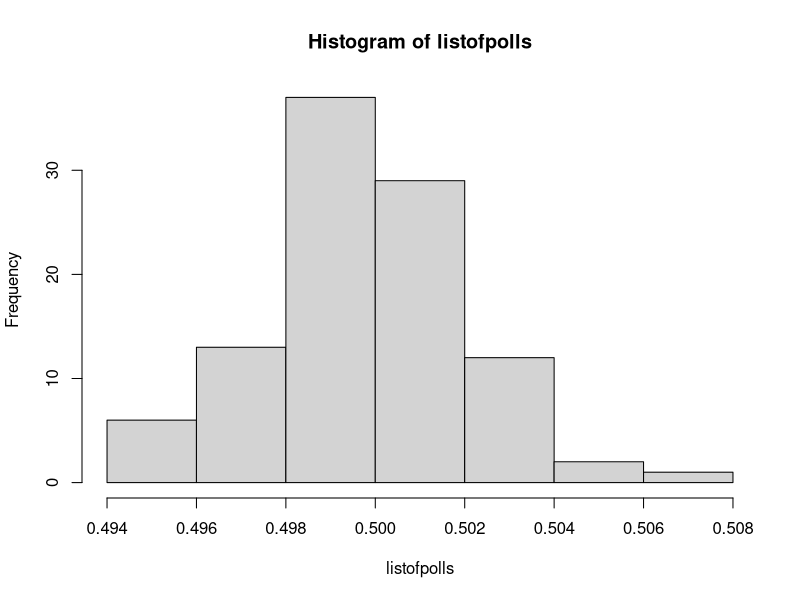

Reproduce this figure in R.

#let's do a poll
#true fraction of people voting Harris is 50%

probHarris = 0.5
samplesize = 50000

listofpolls <-rbinom(n = 100, size = samplesize, prob = probHarris) / samplesize
hist(listofpolls)

